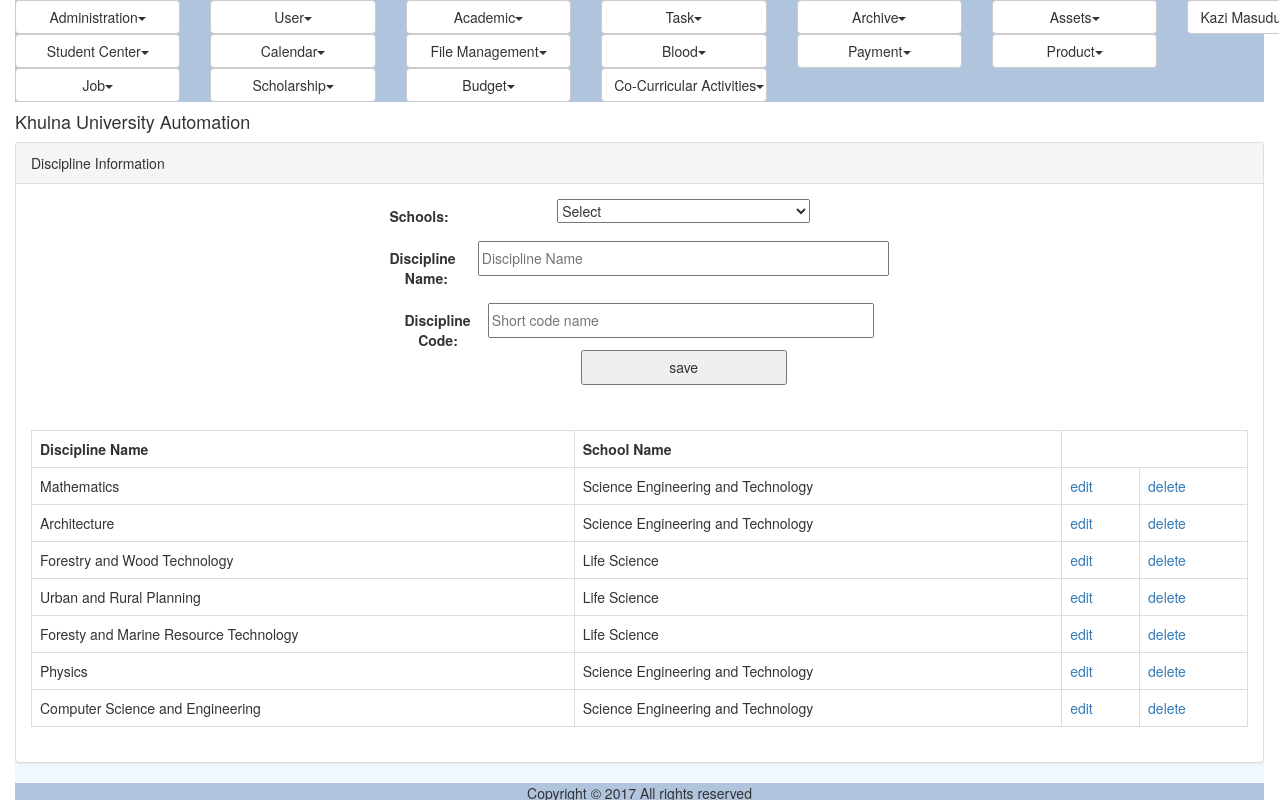
The page /discipline.php (signed in) on the database its author committed.
### tables this page shows
CREATE TABLE IF NOT EXISTS `ums_discipline` (
  `ID` varchar(40) NOT NULL,
  `Name` varchar(50) NOT NULL,
  `ShortCode` varchar(20) DEFAULT NULL,
  `SchoolID` varchar(40) DEFAULT NULL,
  PRIMARY KEY (`ID`)
);

CREATE TABLE IF NOT EXISTS `ums_school` (
  `ID` varchar(40) NOT NULL,
  `Name` varchar(50) NOT NULL,
  `DeanID` varchar(40) NOT NULL
);

### util/class.util.inc (called while the page is built, shortened)
<?php
class ConfigUtil implements I_DBConfig, I_LogConfig, I_LanguageConfig{
	public static $s_instance;
	private $_host;
	private $_username;
	private $_password;
	private $_database;
	public static function getInstance() {
		if(!self::$s_instance) {
			self::$s_instance = new self();
		}
		return self::$s_instance;
	}
	private function readConfig(){
		$this->_ini_array = parse_ini_file(CONFIG.'system.ini');
		$this->_host =	$this->_ini_array['db_host'];
		$this->_username = $this->_ini_array['db_username'];
		$this->_password = $this->_ini_array['db_password'];
		$this->_database = $this->_ini_array['db_database'];
	}
	public function getDBHost(){
		return $this->_host;
	}
	public function getDBUserName(){
		return $this->_username;
	}
	public function getDBPassword(){
		return $this->_password;
	}
	public function getDBName(){
		return $this->_database;
	}
}
class DBUtil implements I_DBUtil {
	private static $s_instance;
	private $_host;
	private $_username;
	private $_password;
	private $_database;
	protected $_connection;
	protected $_result;
	public static function getInstance() {
		if(!self::$s_instance) {
			self::$s_instance = new self();
		}
		return self::$s_instance;
	}
	private function readDBConfig(){
		$_config = ConfigUtil::getInstance();
		$this->_host = $_config->getDBHost();
		$this->_username = $_config->getDBUserName();
		$this->_password = $_config->getDBPassword();
		$this->_database = $_config->getDBName();
	}
	private function setConnection(){
		$this->_connection = new mysqli($this->_host, $this->_username,
			$this->_password, $this->_database);
	}
	public function doQuery($sql) {
		$this->_result = $this->_connection->query($sql) or die(mysqli_error($this->_connection));
		return $this->_result;
	}
	public function getNumRows() {
		$this->_numRows = mysqli_num_rows($this->_result);
		return $this->_numRows;
	}
	public function getAllRows() {
		$rows = array();
		for($x = 0; $x < $this->getNumRows(); $x++) {
			$rows[] = mysqli_fetch_assoc($this->_result);
		}
		return $rows;
	}
	public function getTopRow() {
		return $this->_result->fetch_array();
	}
}
class LogUtil{
	private static $s_instance;
	public static function getInstance(){
		if(!self::$s_instance) {
			self::$s_instance = new self();
		}
		return self::$s_instance;
	}
}
class LangUtil{
	private static $s_instance;
	public static function getInstance() {
		if(!self::$s_instance) {
			self::$s_instance = new self();
		}
		return self::$s_instance;
	}
}
?>

### modules/user/ui/blade/view.discipline.blade.inc (called while the page is built, shortened)
<?php
include_once UTILITY.'class.util.inc';
include_once MODULES_USER.'bao/class.disciplinebao.inc';
$_DisciplineBAO = new DisciplineBAO();
?>

### modules/user/bao/class.disciplinebao.inc (called while the page is built, shortened)
<?php
include_once UTILITY.'class.util.inc';
include_once MODULES_USER.'dao/class.disciplinedao.inc';
Class DisciplineBAO{
	private $_DisciplineDAO;
	public function __construct(){
		$this->_DisciplineDAO = new DisciplineDAO();
	}
	public function getAllDisciplines(){
		$Result = $this->_DisciplineDAO->getAllDisciplines();
		return $Result;
	}
}
?>

### modules/user/dao/class.disciplinedao.inc (called while the page is built, shortened)
<?php
include_once COMMON.'class.common.inc';
include_once COMMON.'class.common.course.inc';
include_once UTILITY.'class.util.inc';
Class DisciplineDAO{
	private $_DB;
	public function __construct(){
		$this->_DB = DBUtil::getInstance();
	}
	public function getAllDisciplines(){
		$DisciplineList = array();
		$this->_DB->doQuery("SELECT * FROM ums_discipline");
		$rows = $this->_DB->getAllRows();
		for($i = 0; $i < sizeof($rows); $i++) {
			$row = $rows[$i];
			$this->_Discipline = new Discipline();
		    $this->_Discipline->setID ( $row['ID']);
		    $this->_Discipline->setName( $row['Name'] );
		    $this->_Discipline->setShortCode( $row['ShortCode'] );
			$School = new School();
			$School->setID($row['SchoolID']);
			$this->_DB->doQuery("SELECT * FROM ums_school where ID='".$row['SchoolID']."'");
			$schoolRow = $this->_DB->getTopRow();
			$School->setName($schoolRow['Name']);
			$this->_Discipline->setSchool($School);
		    $DisciplineList[]=$this->_Discipline;
		}
		$Result = new Result();
		$Result->setIsSuccess(1);
		$Result->setResultObject($DisciplineList);
		return $Result;
	}
}
?>

### common/class.common.inc (called while the page is built, shortened)
<?php
class Result{
    private $_IsSuccess=0;
    private $_ResultObject;
    public function setIsSuccess($IsSuccess){
        $this->_IsSuccess = $IsSuccess;
    }
    public function getIsSuccess(){
        return $this->_IsSuccess;
    }
    public function setResultObject($ResultObject){
        $this->_ResultObject = $ResultObject;
    }
    public function getResultObject(){
        return $this->_ResultObject;
    }
}
?>

### common/class.common.course.inc (called while the page is built, shortened)
<?php
class Discipline{
    private $_ID;
    private $_Name;
    private $_School;
    public function setID ( $ID ) {
        $this->_ID = $ID;
    }
    public function getID () {
        return $this->_ID;
    }
    public function setName( $Name ) {
        $this->_Name = $Name;
    }
    public function getName() {
        return $this->_Name;
    }
    public function setSchool( $School ) {
        $this->_School = $School;
    }
    public function getSchool() {
        return $this->_School;
    }
}
class School{
    private $_Name;
    public function setName( $Name ) {
        $this->_Name = $Name;
    }
    public function getName() {
        return $this->_Name;
    }
}
?>

### modules/user/ui/view.discipline.inc (the view, shortened to what this page needs)
<?php
include_once 'blade/view.discipline.blade.inc';
include_once COMMON.'class.common.inc';
include_once COMMON.'class.common.course.inc';
?>
<div class="panel panel-default">
    <div class="panel-heading">Discipline Information</div>
    <div class="panel-body">
	<div id="form">
		<form method="post" class="form-horizontal">
				<div class="form-group">
	              	<label class="control-label col-sm-2" for="selectedSchool">Schools:</label>
	              	<div class="col-sm-10">
					    <?php
					    $var = '<select name="selectedSchool" id="select-from-schools">';
						$Result = $_SchoolBAO->getAllSchools();
						if($Result->getIsSuccess()){
							$Schools = $Result->getResultObject();
							$var = $var.'<option value="select">Select</option>';
					       for ($i=0; $i < sizeof($Schools); $i++) {
					       		$School = $Schools[$i];
					    		$var = $var. '<option value="'.$School->getID().'"';
					          	$var = $var.'>'.$School->getName().'</option>';
							}
							$var = $var.'</select>';
						}
						echo $var;
						?>
					</div>
				</div>
				<div class="form-group">
              	<label class="control-label col-sm-2" for="txtName">Discipline Name:</label>
              	<div class="col-sm-10">
					<input type="text" name="txtName" placeholder="Discipline Name" value="<?php
					if(isset($_GET['edit'])) echo $getROW->getName();  ?>" />
				</div>
				</div>
				<div>
				<label class="control-label col-sm-2" for="txtShortCode">Discipline Code:</label>
				<div class="col-sm-10">
					<input type="text" name="txtShortCode" placeholder="Short code name" value="<?php
					if(isset($_GET['edit'])) echo $getROW->getShortCode();  ?>" />
				</div>
				</div>
		        <div class="form-group">
	              <div class="col-sm-offset-2 col-sm-10">
						<?php
						if(isset($_GET['edit']))
						{
							?>
							<button type="submit" name="update">update</button>
							<?php
						}
						else
						{
							?>
							<button type="submit" name="save">save</button>
							<?php
						}
						?>
					</div>
				</div>
		</form>
	</div>
	</div>
	<div class="panel-body">
	<table class="table table-bordered">
	<?php
	$Result = $_DisciplineBAO->getAllDisciplines();
	if($Result->getIsSuccess()){
		$DisciplineList = $Result->getResultObject();
	?>
		<tr>
			<th>Discipline Name</th>
			<th>School Name</th>
		</tr>
		<?php
		for($i = 0; $i < sizeof($DisciplineList); $i++) {
			$Discipline = $DisciplineList[$i];
			?>
		    <tr>
			    <td><?php echo $Discipline->getName(); ?></td>
			    <td><?php echo $Discipline->getSchool()->getName(); ?></td>
			    <td><a href="?edit=<?php echo $Discipline->getID(); ?>" onclick="return confirm('sure to edit !'); " >edit</a></td>
			    <td><a href="?del=<?php echo $Discipline->getID(); ?>" onclick="return confirm('sure to delete !'); " >delete</a></td>
		    </tr>
	    <?php
		}
	}
	else{
		echo $Result->getResultObject();
	}
	?>
	</table>
	</div>
</div>

### resources/css/style.css (style rules this page uses)
#form { width:500px; margin:0px auto; text-align:center; }
#form form input { width:100%; height:35px; }
form button { width:50%; height:35px; }
table,td { border:solid #e9e9e9 1px; }

### resources/css/result.css (style rules this page uses)
.courses td, th { border: 1px solid black; }
.years td, th { border: 1px solid black; }
table, td, th { border-collapse: collapse; border: 0px solid black; }

### rows shown on the page
ums_discipline: Name "Mathematics"
ums_school: Name "Science Engineering and Technology"
ums_discipline: Name "Architecture"
ums_discipline: Name "Forestry and Wood Technology"
ums_school: Name "Life Science"
ums_discipline: Name "Urban and Rural Planning"
ums_discipline: Name "Foresty and Marine Resource Technology"
ums_discipline: Name "Physics"
ums_discipline: Name "Computer Science and Engineering"

### other values the page prints
$globalMenu[$i]->getTitle() "Administration User Academic Task Archive Assets Student Center Calendar File Management Blood Payment Product Job Scholarship Budget Co-Curricular Activities"
$CurrentUser->getFullName() "Kazi…"
